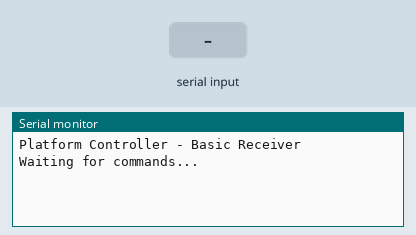
Bench run of a sketch on a simulated Arduino Uno, built with avr-gcc and run on an emulated ATmega328P. Parts: the last lines printed to the serial monitor. Inputs (shaded band) come from the test bench.

Above: at 1.2 s.
1.3 s: "90,45\n" received over Serial
At 1.7 s:
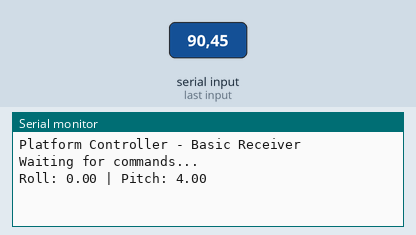
2.8 s: "30,150\n" received over Serial
At 4.1 s:
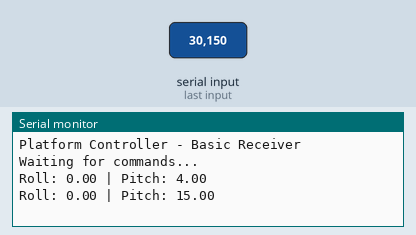

Measured:
- after the input at 1.3 s, the serial monitor: prints a new line at once (image 1)
- after the input at 2.8 s, the serial monitor: prints a new line at once (image 2)

The sketch:

basic_receiver.ino
```cpp
/*
 * Basic Platform Controller Receiver
 * Receives and displays serial commands
 * Use to verify communication before connecting servos
 */

void setup() {
  Serial.begin(9600);
  Serial.println("Platform Controller - Basic Receiver");
  Serial.println("Waiting for commands...");
}

void loop() {
  if (Serial.available()) {
    String command = Serial.readStringUntil('\n');

    // Remove < and > characters
    command.remove(0, 1);  // Remove '<'
    command.remove(command.length() - 1);  // Remove '>'

    // Parse roll and pitch
    int commaIndex = command.indexOf(',');
    if (commaIndex > 0) {
      float roll = command.substring(0, commaIndex).toFloat();
      float pitch = command.substring(commaIndex + 1).toFloat();

      // Print received values
      Serial.print("Roll: ");
      Serial.print(roll);
      Serial.print(" | Pitch: ");
      Serial.println(pitch);
    }
  }
}
```
